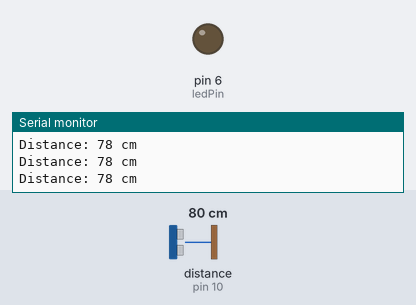
This sketch was run on a simulated Arduino Uno, built with avr-gcc and run on an emulated ATmega328P. Shown: output pins drawn as LEDs (lit = HIGH), the last lines printed to the serial monitor. Wiring (inferred from the names in the program): ultrasonic range finder: trigger pin 9; echo pin 10. Inputs (shaded band) come from the test bench; at power-on: distance to the obstacle (sensor on pin 10) 80 cm. The echo pulse lasts 58.3 µs per cm; pins used as bus, display or sensor lines are not drawn.

Above: at 1.3 s.
1.4 s: distance to the obstacle (sensor on pin 10) set to 23 cm
2.9 s: distance to the obstacle (sensor on pin 10) set to 18 cm
At 4.0 s:
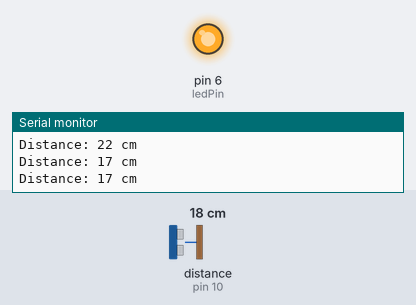
4.5 s: distance to the obstacle (sensor on pin 10) set to 35 cm
At 5.3 s:
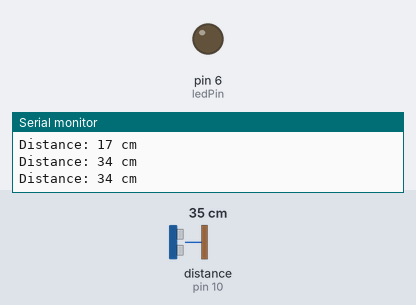
6.0 s: distance to the obstacle (sensor on pin 10) set to 2 cm
At 6.7 s:
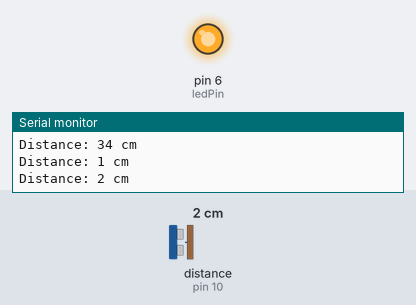
Timing chart, 0 to 8.5 s (numbered marks = the images above; inputs shaded):
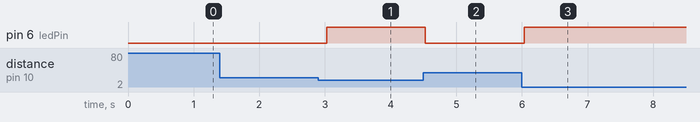

Measured:
- the behaviour switches between 21 and 20 cm on distance to the obstacle (sensor on pin 10) (found by bisection; images 0 and 1)
- after the input at 2.9 s, pin 6 (ledPin): LOW → HIGH after 0.12 s
- after the input at 4.5 s, pin 6 (ledPin): HIGH → LOW at once
- after the input at 6.0 s, pin 6 (ledPin): LOW → HIGH at once

The sketch:

Day05_Ultrasonic_LED.ino
```cpp
#define trigPin 9
#define echoPin 10
#define ledPin 6

long duration;
int distance;

void setup() {
  pinMode(trigPin, OUTPUT);
  pinMode(echoPin, INPUT);
  pinMode(ledPin, OUTPUT);
  Serial.begin(9600);
}

void loop() {
  digitalWrite(trigPin, LOW);
  delayMicroseconds(2);

  digitalWrite(trigPin, HIGH);
  delayMicroseconds(10);
  digitalWrite(trigPin, LOW);

  duration = pulseIn(echoPin, HIGH);
  distance = duration * 0.034 / 2;

  Serial.print("Distance: ");
  Serial.print(distance);
  Serial.println(" cm");

  if (distance < 20) {
    digitalWrite(ledPin, HIGH);
  } else {
    digitalWrite(ledPin, LOW);
  }

  delay(500);
}
```
